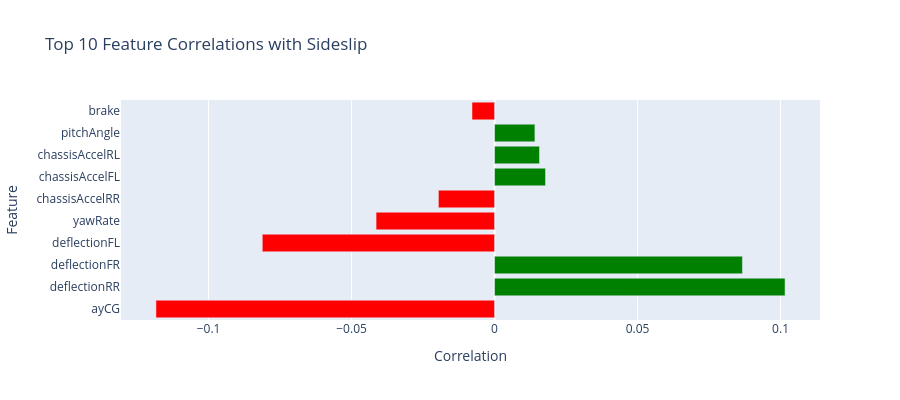

Source (notebook cell):
### Code cell
# Visualize top correlations
top_n = 10
top_corr = correlations.head(top_n)

fig = go.Figure(go.Bar(
    x=top_corr.values,
    y=top_corr.index,
    orientation='h',
    marker_color=['red' if v < 0 else 'green' for v in top_corr.values]
))
fig.update_layout(
    title=f'Top {top_n} Feature Correlations with Sideslip',
    xaxis_title='Correlation',
    yaxis_title='Feature',
    height=400
)
fig.show()

### Figure 1 — Plotly figure (JSON) as saved in the notebook; plotly's stock layout.template omitted (floating-point values rounded to 4 significant figures)
{"data": [{"marker": {"color": ["red", "green", "green", "red", "red", "red", "green", "green", "green", "red"]}, "orientation": "h", "type": "bar", "x": [-0.1184, 0.1016, 0.08668, -0.08121, -0.04143, -0.01964, 0.01782, 0.01571, 0.01411, -0.007886], "y": ["ayCG", "deflectionRR", "deflectionFR", "deflectionFL", "yawRate", "chassisAccelRR", "chassisAccelFL", "chassisAccelRL", "pitchAngle", "brake"]}], "layout": {"height": 400, "title": {"text": "Top 10 Feature Correlations with Sideslip"}, "xaxis": {"title": {"text": "Correlation"}}, "yaxis": {"title": {"text": "Feature"}}}}
